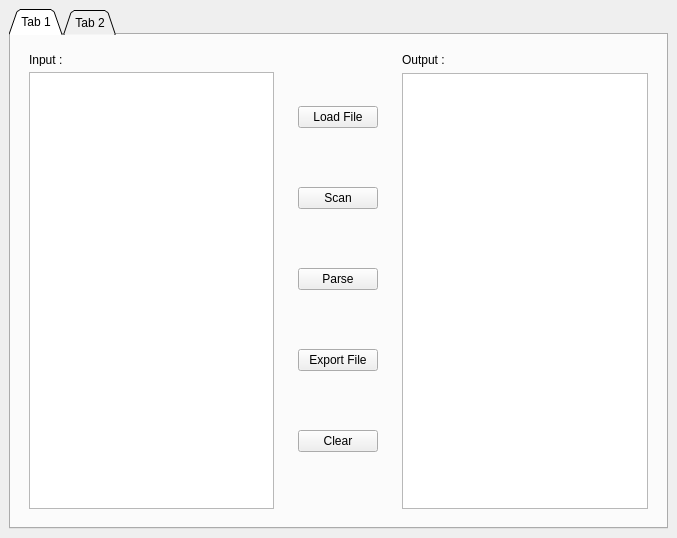
<?xml version="1.0" encoding="UTF-8"?>
<ui version="4.0">
 <class>MainWindow</class>
 <widget class="QMainWindow" name="MainWindow">
  <property name="geometry">
   <rect>
    <x>0</x>
    <y>0</y>
    <width>677</width>
    <height>538</height>
   </rect>
  </property>
  <property name="windowTitle">
   <string>MainWindow</string>
  </property>
  <widget class="QWidget" name="centralwidget">
   <layout class="QHBoxLayout" name="horizontalLayout">
    <item>
     <widget class="QTabWidget" name="Tab_Widget">
      <property name="tabPosition">
       <enum>QTabWidget::North</enum>
      </property>
      <property name="tabShape">
       <enum>QTabWidget::Triangular</enum>
      </property>
      <property name="currentIndex">
       <number>0</number>
      </property>
      <property name="usesScrollButtons">
       <bool>true</bool>
      </property>
      <property name="documentMode">
       <bool>false</bool>
      </property>
      <property name="tabsClosable">
       <bool>false</bool>
      </property>
      <property name="movable">
       <bool>false</bool>
      </property>
      <property name="tabBarAutoHide">
       <bool>false</bool>
      </property>
      <widget class="QWidget" name="MainTab">
       <attribute name="title">
        <string>Tab 1</string>
       </attribute>
       <layout class="QHBoxLayout" name="horizontalLayout_2">
        <item>
         <widget class="QWidget" name="Input_Widget" native="true">
          <layout class="QVBoxLayout" name="verticalLayout_3">
           <item>
            <widget class="QLabel" name="Input">
             <property name="maximumSize">
              <size>
               <width>247</width>
               <height>13</height>
              </size>
             </property>
             <property name="text">
              <string>Input :</string>
             </property>
            </widget>
           </item>
           <item>
            <widget class="QTextEdit" name="textEdit">
             <property name="html">
              <string>&lt;!DOCTYPE HTML PUBLIC &quot;-//W3C//DTD HTML 4.0//EN&quot; &quot;http://www.w3.org/TR/REC-html40/strict.dtd&quot;&gt;
&lt;html&gt;&lt;head&gt;&lt;meta name=&quot;qrichtext&quot; content=&quot;1&quot; /&gt;&lt;style type=&quot;text/css&quot;&gt;
p, li { white-space: pre-wrap; }
&lt;/style&gt;&lt;/head&gt;&lt;body style=&quot; font-family:'MS Shell Dlg 2'; font-size:8.25pt; font-weight:400; font-style:normal;&quot;&gt;
&lt;p style=&quot;-qt-paragraph-type:empty; margin-top:0px; margin-bottom:0px; margin-left:0px; margin-right:0px; -qt-block-indent:0; text-indent:0px;&quot;&gt;&lt;br /&gt;&lt;/p&gt;&lt;/body&gt;&lt;/html&gt;</string>
             </property>
            </widget>
           </item>
          </layout>
         </widget>
        </item>
        <item>
         <widget class="QWidget" name="Buttons_Widget" native="true">
          <layout class="QVBoxLayout" name="verticalLayout">
           <item>
            <widget class="QPushButton" name="Load_File">
             <property name="text">
              <string>Load File</string>
             </property>
            </widget>
           </item>
           <item>
            <widget class="QPushButton" name="Scan">
             <property name="text">
              <string>Scan</string>
             </property>
            </widget>
           </item>
           <item>
            <widget class="QPushButton" name="Parse">
             <property name="text">
              <string>Parse</string>
             </property>
            </widget>
           </item>
           <item>
            <widget class="QPushButton" name="Export_File">
             <property name="text">
              <string>Export File</string>
             </property>
            </widget>
           </item>
           <item>
            <widget class="QPushButton" name="Clear">
             <property name="text">
              <string>Clear</string>
             </property>
            </widget>
           </item>
          </layout>
         </widget>
        </item>
        <item>
         <widget class="QWidget" name="Output_Widget" native="true">
          <layout class="QVBoxLayout" name="verticalLayout_2">
           <item>
            <widget class="QLabel" name="Output">
             <property name="text">
              <string>Output :</string>
             </property>
            </widget>
           </item>
           <item>
            <widget class="QTableWidget" name="tableWidget"/>
           </item>
          </layout>
         </widget>
        </item>
       </layout>
      </widget>
      <widget class="QWidget" name="ParseTree_Tab">
       <attribute name="title">
        <string>Tab 2</string>
       </attribute>
      </widget>
     </widget>
    </item>
   </layout>
  </widget>
 </widget>
 <resources/>
 <connections/>
</ui>
